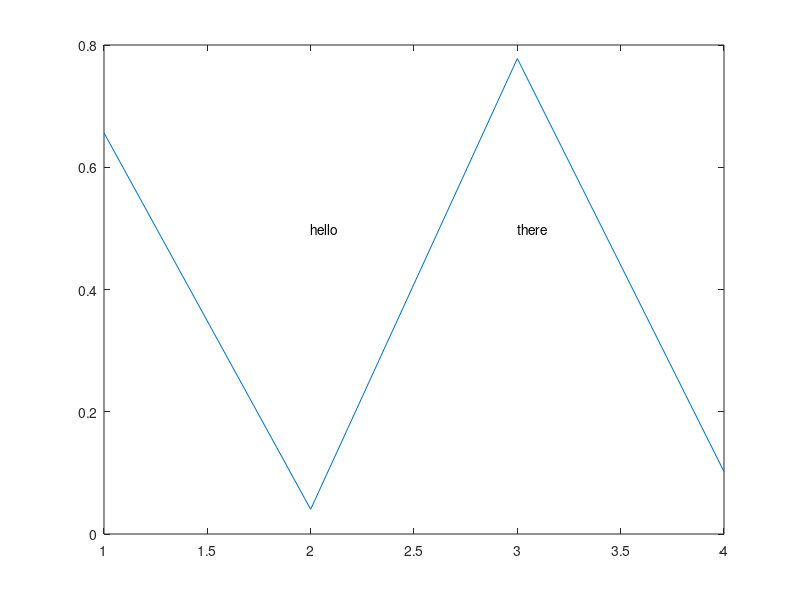

Recreate this plot in MATLAB.
% Regression test function (black blox) for FreeMat v4.0.0
% This function is autogenerated by helpgen.
function bbtest_success = bbtest_text
  bbtest_success = 1;
NumErrors = 0;
try
  plot(rand(1,4))

catch
  NumErrors = NumErrors + 1;
end
try
  text([2,3],[0.5,0.5],{'hello','there'})

catch
  NumErrors = NumErrors + 1;
end
try
  mprint text1

catch
  NumErrors = NumErrors + 1;
end
if (NumErrors ~= 0) bbtest_success = 0; return; end
NumErrors = 0;
try
  plot(rand(1,4))

catch
  NumErrors = NumErrors + 1;
end
try
  text([2,3],[0.5,0.5],{'hello','there'},'fontsize',20)

catch
  NumErrors = NumErrors + 1;
end
try
  mprint text2

catch
  NumErrors = NumErrors + 1;
end
if (NumErrors ~= 0) bbtest_success = 0; return; end
